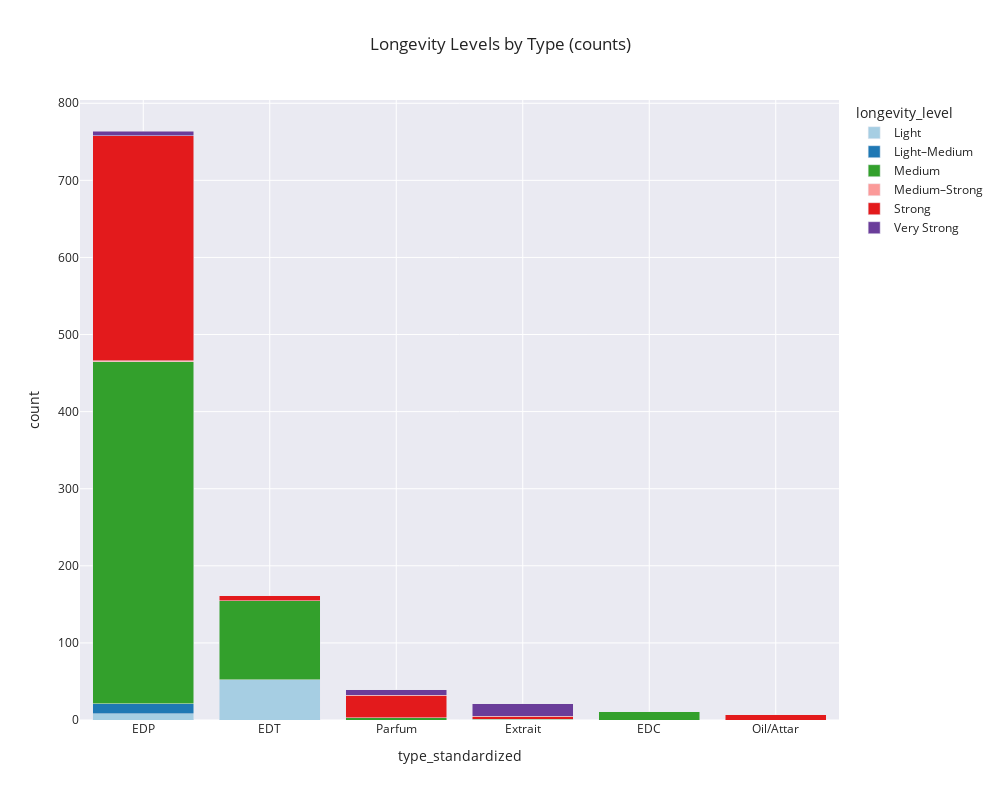

Notebook source saved alongside this figure:
### Code cell
custom_colors = {
    "Light": "#a6cee3",
    "Light–Medium": "#1f78b4",
    "Medium": "#33a02c",
    "Medium–Strong": "#fb9a99",
    "Strong": "#e31a1c",
    "Very Strong": "#6a3d9a"
}

fig = px.bar(
    by_type, 
    x="type_standardized", 
    y="count", 
    color="longevity_level",
    barmode="stack",
    category_orders={"type_standardized": list(type_order), "longevity_level": order},
    title="Longevity Levels by Type (counts)",
    width=1000, height=800,
    template='seaborn',
    color_discrete_map=custom_colors  # 직접 매핑
)

fig.show()

### Figure 1 — Plotly figure (JSON) as saved in the notebook; plotly's stock layout.template omitted (floating-point values rounded to 4 significant figures)
{"data": [{"alignmentgroup": "True", "hovertemplate": "longevity_level=Light<br>type_standardized=%{x}<br>count=%{y}<extra></extra>", "legendgroup": "Light", "marker": {"color": "#a6cee3", "pattern": {"shape": ""}}, "name": "Light", "offsetgroup": "Light", "orientation": "v", "showlegend": true, "textposition": "auto", "type": "bar", "x": ["EDP", "EDT"], "xaxis": "x", "y": [8, 52], "yaxis": "y"}, {"alignmentgroup": "True", "hovertemplate": "longevity_level=Light–Medium<br>type_standardized=%{x}<br>count=%{y}<extra></extra>", "legendgroup": "Light–Medium", "marker": {"color": "#1f78b4", "pattern": {"shape": ""}}, "name": "Light–Medium", "offsetgroup": "Light–Medium", "orientation": "v", "showlegend": true, "textposition": "auto", "type": "bar", "x": ["EDP"], "xaxis": "x", "y": [13], "yaxis": "y"}, {"alignmentgroup": "True", "hovertemplate": "longevity_level=Medium<br>type_standardized=%{x}<br>count=%{y}<extra></extra>", "legendgroup": "Medium", "marker": {"color": "#33a02c", "pattern": {"shape": ""}}, "name": "Medium", "offsetgroup": "Medium", "orientation": "v", "showlegend": true, "textposition": "auto", "type": "bar", "x": ["EDC", "EDP", "EDT", "Extrait", "Parfum"], "xaxis": "x", "y": [11, 444, 103, 1, 3], "yaxis": "y"}, {"alignmentgroup": "True", "hovertemplate": "longevity_level=Medium–Strong<br>type_standardized=%{x}<br>count=%{y}<extra></extra>", "legendgroup": "Medium–Strong", "marker": {"color": "#fb9a99", "pattern": {"shape": ""}}, "name": "Medium–Strong", "offsetgroup": "Medium–Strong", "orientation": "v", "showlegend": true, "textposition": "auto", "type": "bar", "x": ["EDP"], "xaxis": "x", "y": [1], "yaxis": "y"}, {"alignmentgroup": "True", "hovertemplate": "longevity_level=Strong<br>type_standardized=%{x}<br>count=%{y}<extra></extra>", "legendgroup": "Strong", "marker": {"color": "#e31a1c", "pattern": {"shape": ""}}, "name": "Strong", "offsetgroup": "Strong", "orientation": "v", "showlegend": true, "textposition": "auto", "type": "bar", "x": ["EDP", "EDT", "Extrait", "Oil/Attar", "Parfum"], "xaxis": "x", "y": [292, 6, 4, 7, 29], "yaxis": "y"}, {"alignmentgroup": "True", "hovertemplate": "longevity_level=Very Strong<br>type_standardized=%{x}<br>count=%{y}<extra></extra>", "legendgroup": "Very Strong", "marker": {"color": "#6a3d9a", "pattern": {"shape": ""}}, "name": "Very Strong", "offsetgroup": "Very Strong", "orientation": "v", "showlegend": true, "textposition": "auto", "type": "bar", "x": ["EDP", "Extrait", "Parfum"], "xaxis": "x", "y": [6, 16, 7], "yaxis": "y"}], "layout": {"barmode": "stack", "height": 800, "legend": {"title": {"text": "longevity_level"}, "tracegroupgap": 0}, "title": {"text": "Longevity Levels by Type (counts)"}, "width": 1000, "xaxis": {"anchor": "y", "autorange": true, "categoryarray": ["EDP", "EDT", "Parfum", "Extrait", "EDC", "Oil/Attar"], "categoryorder": "array", "domain": [0, 1], "range": [-0.5, 5.5], "title": {"text": "type_standardized"}, "type": "category"}, "yaxis": {"anchor": "x", "autorange": true, "domain": [0, 1], "range": [0, 804.2], "title": {"text": "count"}, "type": "linear"}}}
